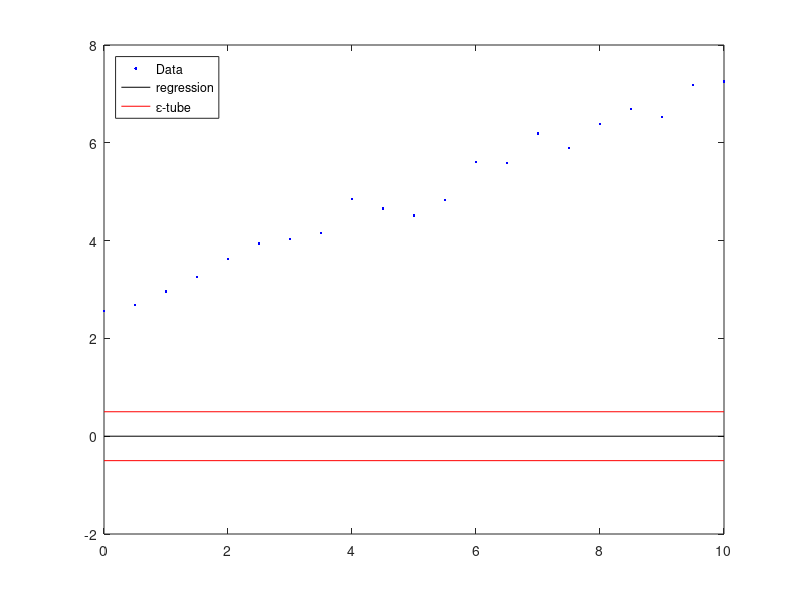

Recreate this plot in MATLAB.
%% Regression problems - Exercise 6.2

close all; clear; clc;

%% data

data = [ 0    2.5584
    0.5000    2.6882
    1.0000    2.9627
    1.5000    3.2608
    2.0000    3.6235
    2.5000    3.9376
    3.0000    4.0383
    3.5000    4.1570
    4.0000    4.8498
    4.5000    4.6561
    5.0000    4.5119
    5.5000    4.8346
    6.0000    5.6039
    6.5000    5.5890
    7.0000    6.1914
    7.5000    5.8966
    8.0000    6.3866
    8.5000    6.6909
    9.0000    6.5224
    9.5000    7.1803
   10.0000    7.2537];



x = data(:,1) ;
y = data(:,2) ;
l = length(x) ; % number of points

%% linear regression - primal problem -Exercise 6.2

% parameter
epsilon = 0.5 ;

% define the problem
% here n is 1
% presumibilmente è perchè w ha una sola componente, o comunque è legato
% alla dimensione di w
Q = [ 1 0
      0 0 ];
  
c = [0;0];

D = [-x -ones(l,1)
      x  ones(l,1)];

% we have 2l equalities constraints
  
d = epsilon*ones(2*l,1) + [-y;y];

% solve the problem
sol = quadprog(Q,c,D,d);

% compute w
w = sol(1);

% compute b
b = sol(2);

% find regression and epsilon-tube
z = w.*x + b ;
zp = w.*x + b + epsilon ;
zm = w.*x + b - epsilon ;

%% plot the solution

plot(x,y,'b.',x,z,'k-',x,zp,'r-',x,zm,'r-');
legend('Data','regression','\epsilon-tube',...
    'Location','NorthWest')


% we can compute the MSE between the produced function and the real one 
MSE = y-z
% if you obtain a zero it means it is perfect 
